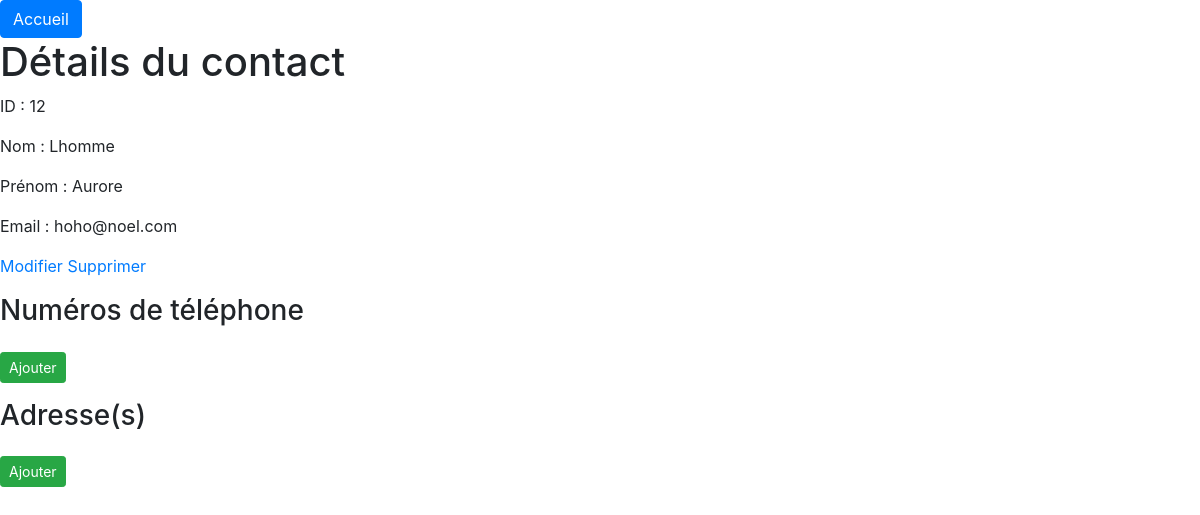
The page /read_contact.php?id=12 on the database its author committed.
### tables this page shows
CREATE TABLE `contact` (
  `id` int NOT NULL AUTO_INCREMENT,
  `nom` varchar(45) NOT NULL,
  `prenom` varchar(45) NOT NULL,
  `mail` varchar(45) DEFAULT NULL,
  PRIMARY KEY (`id`),
  UNIQUE KEY `mail_UNIQUE` (`mail`)
);

### read_contact.php (the view, shortened to what this page needs)
<?php
require_once('connect.php');
$sql = 'SELECT * FROM `contact` WHERE `id`=:id';
$query = $db->prepare($sql);
$query->bindValue(':id', PDO::PARAM_INT);
$query->execute();
$contact = $query->fetch();
if(isset($_GET['id']) && !empty($_GET['id'])){
    $id = strip_tags($_GET['id']);
    $sql = 'SELECT * FROM `contact` WHERE `id`=:id';
    $query = $db->prepare($sql);
    $query->bindValue(':id', $id, PDO::PARAM_INT);
    $query->execute();
    $contact = $query->fetch();
}else{
    header('Location: contact_list.php');
}
?>
<!DOCTYPE html>
<html lang="fr">
<head>
    <link rel="stylesheet" href="https://stackpath.bootstrapcdn.com/bootstrap/4.4.1/css/bootstrap.min.css">
</head>
<body>
<a href="contact_list.php" class="btn btn-primary">Accueil</a>
    <h1>Détails du contact</h1>
    <p>ID : <?= $contact['id'] ?></p>
    <p>Nom : <?= $contact['nom'] ?></p>
    <p>Prénom : <?= $contact['prenom'] ?></p>
   <p>Email : <?= $contact['mail'] ?></p>
    <p><a href="contact_edit.php?id=<?= $contact['id'] ?>">Modifier</a>  <a href="contact_remove.php?id=<?= $contact['id'] ?>">Supprimer</a></p>
    <?php include('phone_list.php'); ?>
    <?php include('adress_list.php'); ?>
</body>
</html>

### rows shown on the page
contact: id "12", nom "Lhomme", prenom "Aurore", mail "hoho@noel.com"
